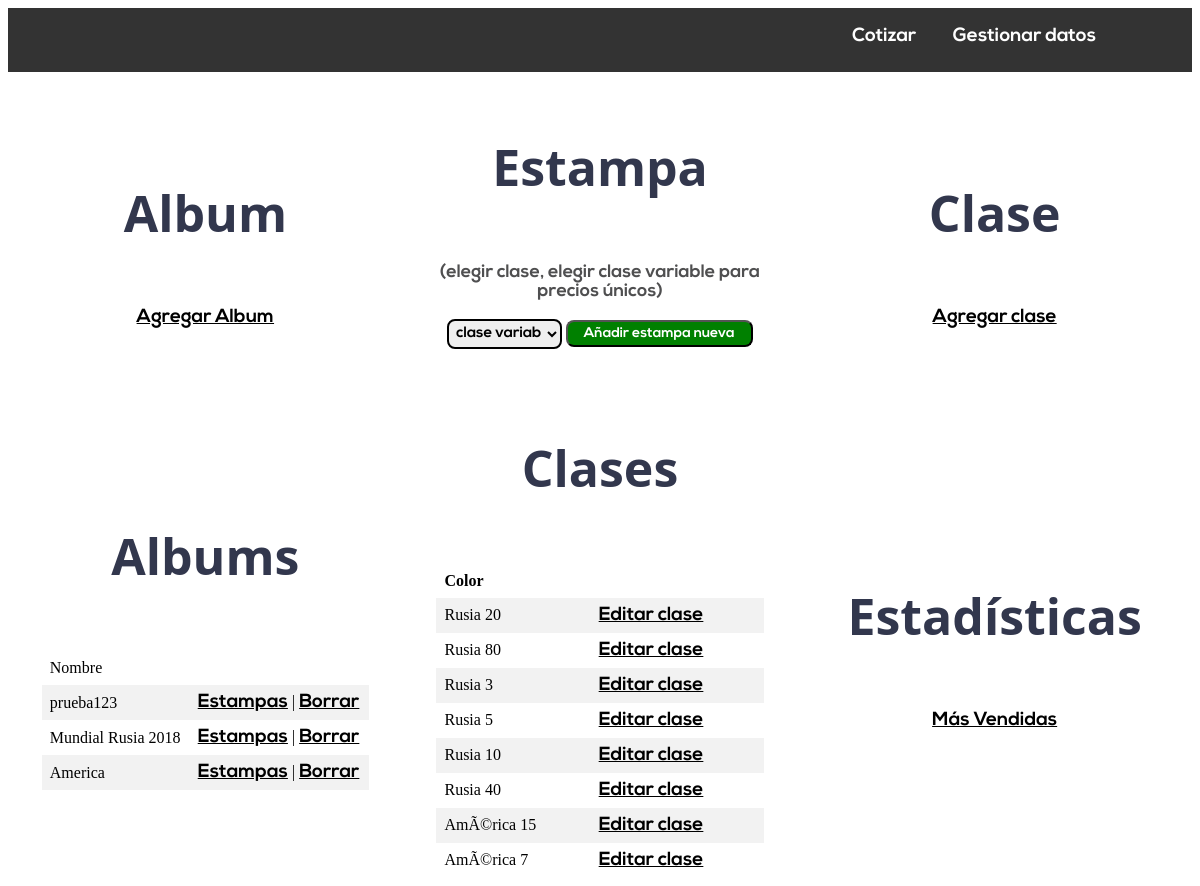
The app's page /index2.php with its own data.
### tables this page shows
CREATE TABLE `album` (
  `id_album` int(11) NOT NULL,
  `nombre` varchar(45) NOT NULL
);

CREATE TABLE `clase` (
  `id_clase` int(11) NOT NULL,
  `color` varchar(45) NOT NULL,
  `valor` int(11) NOT NULL
);

### index2.php (the view, shortened to what this page needs)
<?php
include_once("config.php");
$result = mysqli_query($mysqli, "SELECT * FROM album ORDER BY id_album DESC");
$result_clase = mysqli_query($mysqli, "SELECT * FROM clase ORDER BY id_clase DESC");
?>
   <html>
    <body>
        <head>
            <?php include 'header.php';?>
        </head>
        <section id="consultar">
            <div class="flex nowrap">
                <div class="center col three">
                   <h2>Album</h2>
                    <a href="add-album.php">Agregar Album</a>
                </div>
                <div class="center col three">
                    <form action="add-estampa.php" method="post" >
                               <h2>Estampa</h2>
                               <p>(elegir clase, elegir clase variable para precios únicos)</p>
                                <?php
                                    include_once("config.php");
                                    $sql = "SELECT * FROM clase";
                                    $query = mysqli_query($mysqli, $sql);
                                    echo '<select name="id_clase" class="mid-space">';
                                        while ($row = mysqli_fetch_array($query)) {
                                            echo '<option value='.$row['id_clase'].'>'.$row['color'].'</option>';
                                        }
                                    echo '</select>';
                                ?>
                       <input type="submit" class="btn-green-small" name="class-selector" value="Añadir estampa nueva" >
                    </form>
                </div>
                <div class="center col three">
                   <h2>Clase</h2>
                    <a href="add-category.php">Agregar clase</a>
                </div>
            </div>
            <div class="flex">
                <div class="col center three">
                    <h2>Albums</h2>
                    <table>
                    <tr>
                        <td>Nombre</td>
                    </tr>
                    <?php
                    while($res = mysqli_fetch_array($result)) {
                        echo "<tr>";
                        echo "<td>".$res['nombre']."</td>";
                        echo "<td><a href=\"edit.php?id=$res[id_album]\">Estampas</a> | <a href=\"delete.php?id=$res[id_album]&aux=2\" onClick=\"return confirm('¿Está seguro de querer eliminar?, todas las estampas del álbum serán eliminadas IRREVERSIBLEMENTE')\">Borrar</a></td>";
                    }
                    ?>
                    </table>
                </div>
                <div class="col center three">
                    <h2>Clases</h2>
                  <table>
                  <tr>
                    <td><b>Color</b></td>
                  </tr>
                  <?php
                  while($res = mysqli_fetch_array($result_clase)) {
                  if($res['id_clase']!=-1){
                    echo "<tr>";
                    echo "<td>".$res['color']."</td>";
                      echo "<td><a href=\"edit-class.php?id=$res[id_clase]\">Editar clase</a></td>";
                    }
                  }
                  ?>
                  </table>
                </div>
                <div class="center col three">
                   <h2>Estadísticas</h2>
                    <a href="estadisticas.php">Más Vendidas</a>
                </div>
            </div>
        </section>
    </body>
</html>

### less/main.css (style rules this page uses)
a { transition: all 0.3s ease-in-out !important; font-size: 19px; }
p, li { color: #4f4f50; font-family: 'Nexa'; font-weight: 600; font-size: 18px; padding-bottom: 20px; }
p { padding: 0 !important; }
table { border-collapse: collapse; width: 100%; }
th, td { text-align: left; padding: 8px; }
tr:nth-child(even) { background-color: #f2f2f2; }
h1, h2 { font-family: 'Open Sans'; color: #32374d; font-size: 50px; padding-top: 20px; padding-bottom: 20px; }
.btn-green-small { font-family: 'Nexa'; padding: 4px 16px; background-color: green; color: white; border-radius: 8px; font-size: 14px; font-weight: 600; }
input, select, a { font-family: 'Nexa'; font-weight: 600; color: black; }
.flex { display: flex; flex-wrap: wrap; }
.flex.nowrap { flex-wrap: nowrap; }
.flex .col { width: 50%; padding: 0px 20px; box-sizing: border-box; }
.center { margin: auto; text-align: center; vertical-align: middle; align-items: center; }
.three { width: 31% !important; }
.mid-space { width: 70%; border-radius: 8px; border-width: 2px; border-color: black; height: 30px; margin-bottom: 8px; padding: 3px; font-family: 'Nexa'; font-size: 15px; color: black; }
#consultar .mid-space { width: 35%; }

### records on screen
album: nombre "prueba123"
album: nombre "Mundial Rusia 2018"
album: nombre "America"
clase: color "Rusia 20"
clase: color "Rusia 80"
clase: color "Rusia 3"
clase: color "Rusia 5"
clase: color "Rusia 10"
clase: color "Rusia 40"
clase: color "AmÃ©rica 15"
clase: color "AmÃ©rica 7"

### other values on screen
form field id_clase "clase variable"
